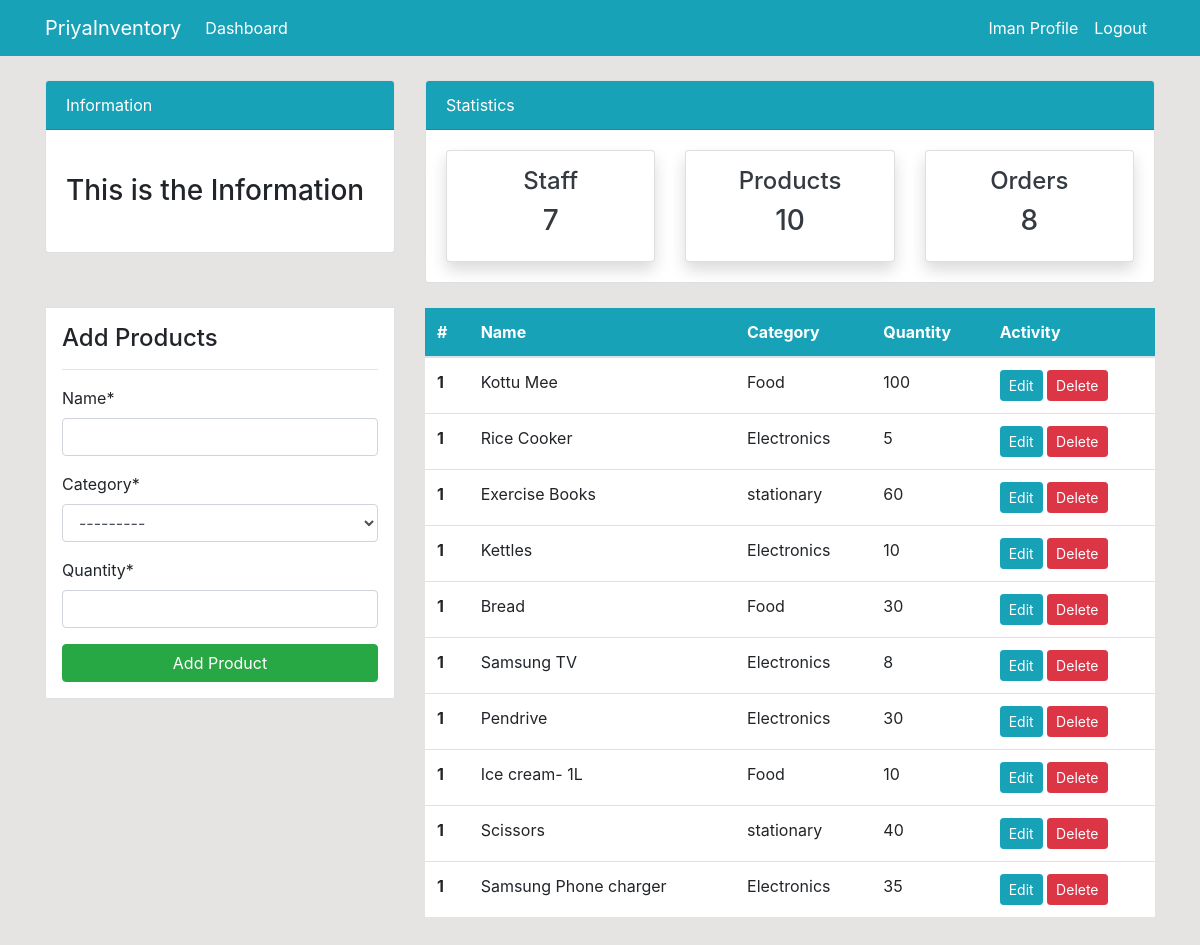
Page /product/ (signed in) on the earlier database version.
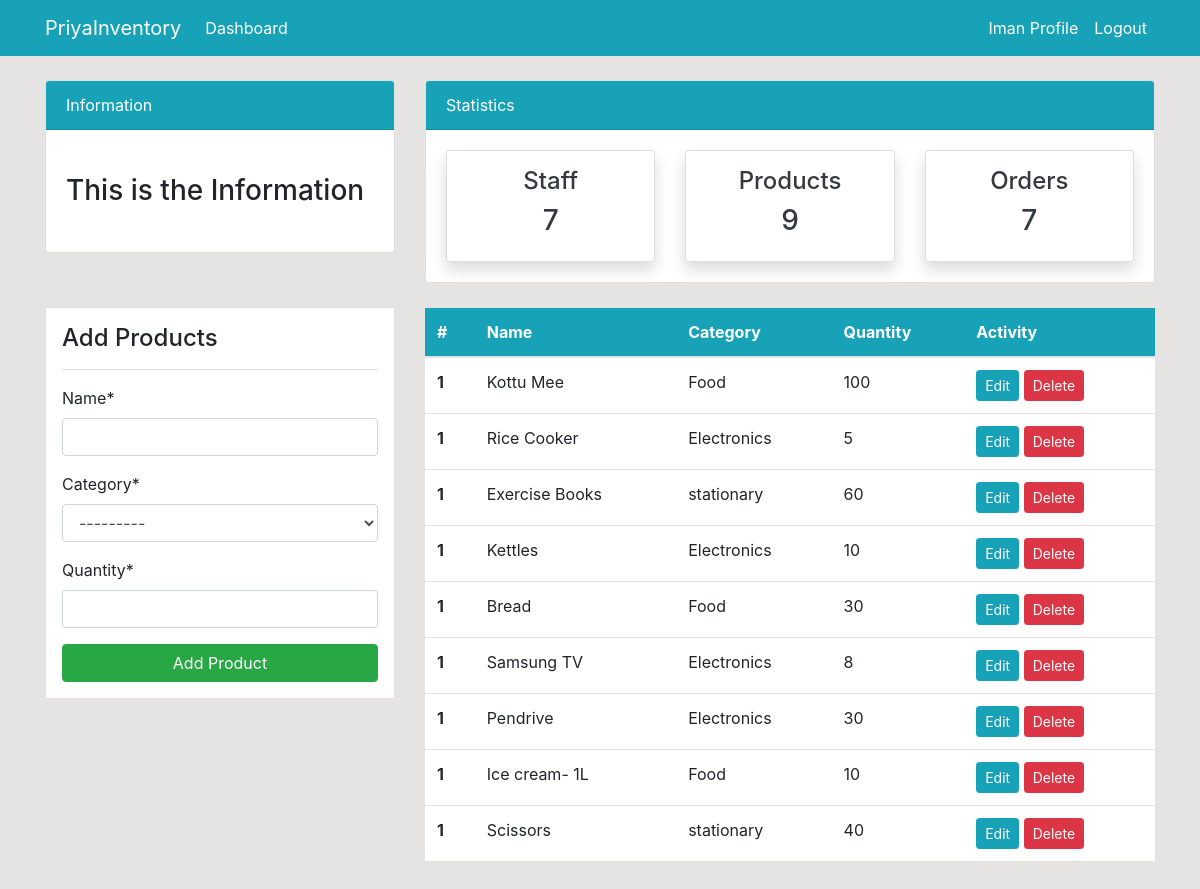
Same page on the later database version.
### dashboard/models.py (models this page shows, shortened)
class Product(models.Model):
    name = models.CharField(max_length=100, null=True)
    category = models.CharField(max_length=20, choices=CATEGORY, null=True)
    quantity = models.PositiveIntegerField(null=True)
    class Meta:
        verbose_name_plural = 'Product'

### dashboard/views.py (the view)
# urls.py: path('product/', views.product, name='dashboard-product'),
@login_required
def product(request):
    items = Product.objects.all() #using ORM
    product_count = items.count()
    workers_count = User.objects.all().count()
    orders_count = Order.objects.all().count()
    if request.method == 'POST':
        form = ProductForm(request.POST)
        if form.is_valid():
            form.save()
            product_name = form.cleaned_data.get('name')
            messages.success(request, f'{ product_name } has been added.')
            return redirect('dashboard-product')
    else:
        form = ProductForm()
    context = {
        'items': items,
        'form': form,
        'workers_count': workers_count,
        'orders_count': orders_count,
        'product_count': product_count,
    }
    return render(request, 'dashboard/product.html', context)

### dashboard/forms.py
class ProductForm(forms.ModelForm):
    class Meta:
        model = Product
        fields = ['name', 'category', 'quantity']

### templates/dashboard/product.html (shortened to what this page needs)
{% extends 'partials/base.html' %}
{% load crispy_forms_tags %}
{% block content %}
{% include 'partials/topnav.html' %}
    <div class="container">
        <div class="row my-4">
            <div class="col-md-4">
                <div class="border bg-white p-3">
                    <h4>Add Products</h4>
                    <hr>
                    <form method="POST">
                        {{ form|crispy }}
                        <input class="btn btn-success btn-block" type="submit" value="Add Product">
                    </form>
                </div>
            </div>
            <div class="col-md-8">
                <table class="table bg-white">
                    <thead class="bg-info">
                        <tr class="text-white">
                            <th scope="col">#</th>
                            <th scope="col">Name</th>
                            <th scope="col">Category</th>
                            <th scope="col">Quantity</th>
                            <th scope="col">Activity</th>
                        </tr>
                    </thead>
                    <tbody>
                        {% for item in items %}
                        <tr>
                            <th scope="row">1</th>
                            <td>{{ item.name }}</td>
                            <td>{{ item.category }}</td>
                            <td>{{ item.quantity }}</td>
                            <td>
                                <a class="btn btn-info btn-sm" href="{% url 'dashboard-product-update' item.id %}">Edit</a>
                                <a class="btn btn-danger btn-sm" href="{% url 'dashboard-product-delete' item.id %}">Delete</a>
                            </td>
                        </tr>
                        {% endfor %}
                    </tbody>
                </table>
            </div>
        </div>
    </div>
{% endblock %}

Differences in the rows shown:
removed Product: name "Samsung Phone charger", category "Electronics", quantity "35"
Other differences:
{{ product_count }}: "10" → "9"
{{ orders_count }}: "8" → "7"
